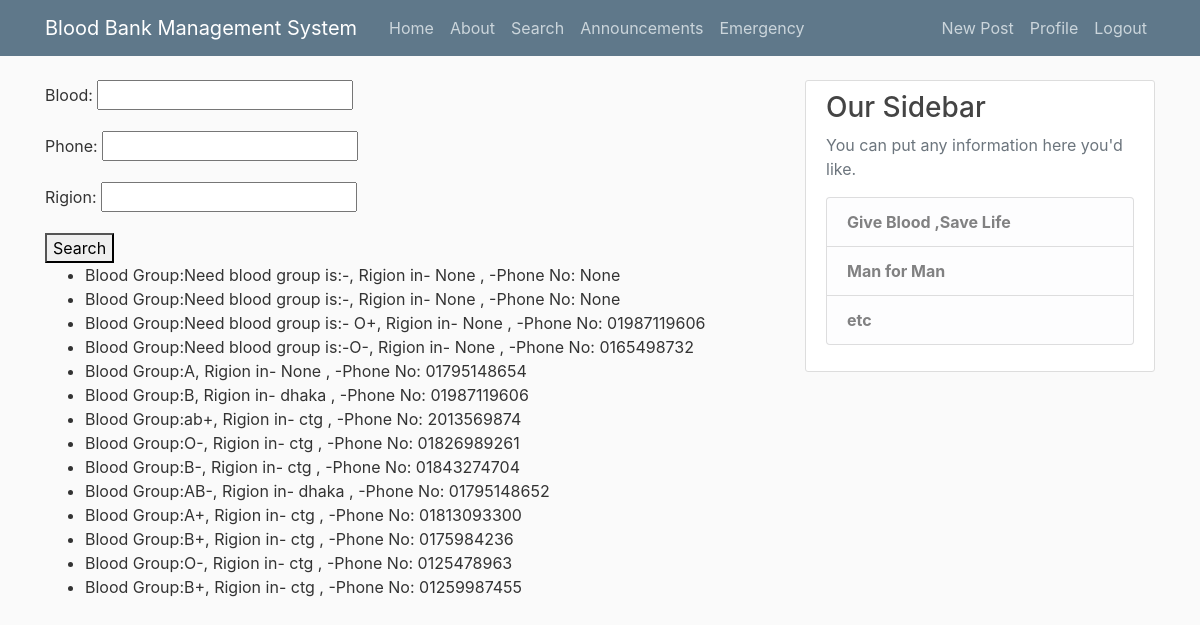
The app's page /search/ (signed in) with its own data.
### blog/models.py (models this page shows, shortened)
class Post(models.Model):
    title = models.CharField(max_length=100)
    blood =  models.CharField(max_length=100, null=False)
    content = models.TextField(null=True)
    address = models.CharField(max_length=50 )
    phone	= models.CharField(max_length=100, null= True)
    medical = models.CharField(max_length=50, default='Now we are in ')
    rigion = models.CharField(max_length=30 , null=True)
    date_posted = models.DateTimeField(default=timezone.now)
    author = models.ForeignKey(User, on_delete=models.CASCADE)

### blog/templates/blog/user_list.html
{% extends "blog/base.html" %}
{% block content %}
  <form method="get">
    {{ filter.form.as_p }}
    <button type="submit">Search</button>
  </form>
  <ul>
  {% for user in filter.qs %}
    <li>Blood Group:{{ user.blood }}, Rigion in- {{ user.rigion }} , -Phone No: {{user.phone }}</li>
  {% endfor %}
  </ul>
{% endblock %}

### blog/static/blog/main.css (style rules this page uses)
body { background: #fafafa; color: #333333; margin-top: 5rem; }
ul { margin: 0; }

### records on screen
Post: blood "Need blood group is:-", rigion "None", phone "None"
Post: blood "Need blood group is:-", rigion "None", phone "None"
Post: blood "Need blood group is:- O+", rigion "None", phone "01987119606"
Post: blood "Need blood group is:-O-", rigion "None", phone "0165498732"
Post: blood "A", rigion "None", phone "01795148654"
Post: blood "B", rigion "dhaka", phone "01987119606"
Post: blood "ab+", rigion "ctg", phone "2013569874"
Post: blood "O-", rigion "ctg", phone "01826989261"
Post: blood "B-", rigion "ctg", phone "01843274704"
Post: blood "AB-", rigion "dhaka", phone "01795148652"
Post: blood "A+", rigion "ctg", phone "01813093300"
Post: blood "B+", rigion "ctg", phone "0175984236"
Post: blood "O-", rigion "ctg", phone "0125478963"
Post: blood "B+", rigion "ctg", phone "01259987455"
